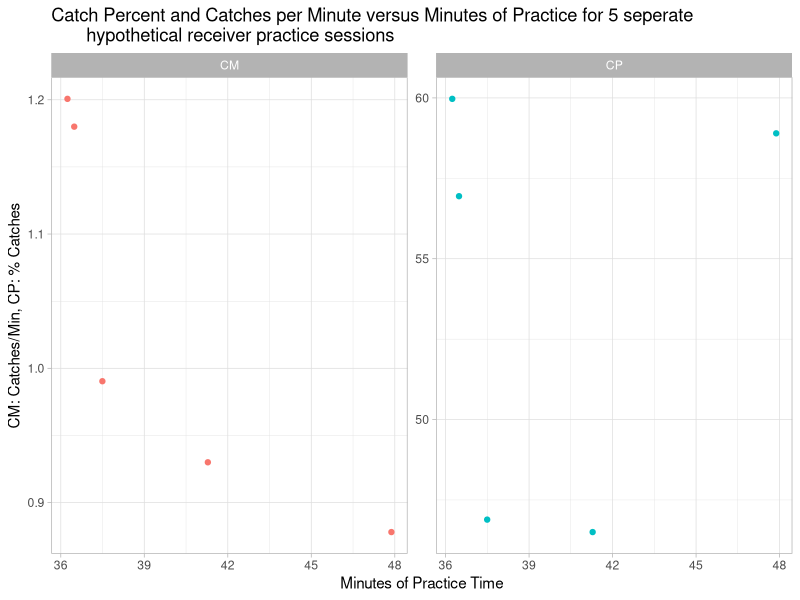

Source code (R):
## ---- chunk 1
knitr::opts_chunk$set(echo = TRUE)

library(tidyr)
library(tidyverse)

## ---- chunk 2
data1 <- rnorm(5, 40, 4)
data2 <- 70 + rexp(5, .125)
data3 <- rnorm(5, 40, 10)

## ---- chunk 3
kat_football_stats = function(throws, catches, minutes, wind_speed = 0.03, wind_direction = -0.05, light = 0.05)
  {
  throws = ifelse((throws < 0), return("throws must be greater than zero"), throws)
  catches = ifelse((catches <0), return("catches must be greter than or equal to zero"), catches)
  minutes = ifelse((minutes <0), return("minutes must be greater than zero"), minutes)
  wind_speed = ifelse((wind_speed >1), return("speed must be less than one"), wind_speed)
  wind_direction = ifelse((abs(wind_direction) >1), return("absolute value of direction must be less than one"), wind_direction)
  light = ifelse((!(light %in% c(0.05, 0))), return("light must be a value of 0.05 or zero"), light)
  catch_percentage = ((catches+wind_speed+wind_direction+light)/throws)*100
  catches_per_minute = (catches+wind_speed+wind_direction+light)/minutes
  
  return(c(catch_percentage, catches_per_minute))
}

results <- kat_football_stats(data2,data1,data3)

plot_results <- tibble(outputc = c(results[1:10]), type = c("CP", "CP", "CP", "CP", "CP", "CM", "CM", "CM", "CM", "CM"), minutes = c(data3, data3))
## ---- chunk 4
ggplot(plot_results)+
  geom_point(aes(x=minutes, y= outputc, color = type), show.legend = FALSE)+
  labs(title = "Catch Percent and Catches per Minute versus Minutes of Practice for 5 seperate
       hypothetical receiver practice sessions",
       x= "Minutes of Practice Time",
       y= "CM: Catches/Min, CP: % Catches")+
  theme_light()+
  facet_wrap(~type, scales = "free_y")

